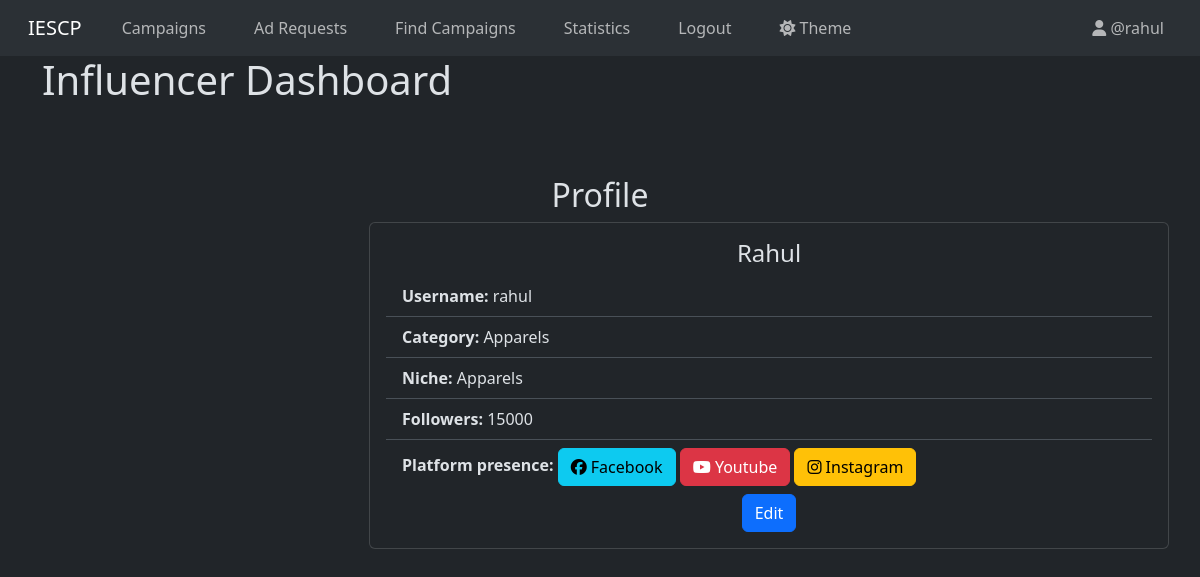
Screenshot of /influencer/profile (signed in) with the database file from the repository.
### models.py (models this page shows)
class User(db.Model, UserMixin):
  __tablename__ = "user"
  id = db.Column(db.Integer, primary_key=True)
  name = db.Column(db.String(50), nullable=False)
  username = db.Column(db.String(50), nullable=False, unique=True)
  password_hash = db.Column(db.String(256), nullable=False)
  user_type = db.Column(db.Enum('influencer', 'sponsor', 'admin'), nullable=False)
  flagged = db.Column(db.Boolean, nullable=False, default=False)
  theme = db.Column(db.Enum('light', 'dark'), nullable=False, default='light')
  category = db.Column(db.String(50), nullable=True)
  niche = db.Column(db.String(50), nullable=True)
  follower_count = db.Column(db.Integer, nullable=True)
  platforms = db.Column(db.String(150), nullable=True)
  industry = db.Column(db.String(50), nullable=True)
  budget = db.Column(db.Integer, nullable=True)

### controllers.py (the view)
@app.route("/influencer/profile")
@login_required
@influencer_required
def influencer_profile():
    user = User.query.get(current_user.id)
    platforms = json.loads(user.platforms)
    return render_template("influencer/influencer_profile.html", user=user, platforms=platforms)

### controllers.py (called while the page is built)
def influencer_required(func):
    @wraps(func)
    def wrapper(*args, **kwargs):
        if current_user.user_type != "influencer":
            flash("You do not have permission to access this page.", category="danger")
            if current_user.user_type == "admin":
                return redirect(url_for("admin_dashboard"))
            elif current_user.user_type == "sponsor":
                return redirect(url_for("sponsor_dashboard"))
        return func(*args, **kwargs)
    return wrapper

@login_manager.user_loader
def load_user(user_id):
    return User.query.get(int(user_id))

### templates/influencer/influencer_profile.html (shortened to what this page needs)
{% extends "base.html" %}
{% block content %}
  <h1>Influencer Dashboard</h1>
  <div class="login-form text-center mt-5 mb-3 p-5 pt-4 pb-4 w-50 m-auto">
    <h2 class="h2 text-center">Profile</h2>
    <div class="card" style="width: 50rem; margin: auto;">
      <div class="card-body">
        <h4 class="card-title">{{ user.name }}</h4>
        <ul class="list-group list-group-flush text-start">
          <li class="list-group-item"><strong>Username:</strong> {{ user.username }}</li>
          <li class="list-group-item"><strong>Category:</strong> {{ user.category }}</li>
          <li class="list-group-item"><strong>Niche:</strong> {{ user.niche }}</li>
          <li class="list-group-item"><strong>Followers:</strong> {{ user.follower_count }}</li>
            <li class="list-group-item"><strong>Platform presence:</strong>
              {% for platform in platforms %}
                {% if platform == "facebook" %}
                  <button class="btn btn-info"><i class="fa-brands fa-facebook"></i> Facebook</button>
                {% endif %}
                {% if platform == "youtube" %}
                  <button class="btn btn-danger"><i class="fa-brands fa-youtube"></i> Youtube</button>
                {% endif %}
                {% if platform == "instagram" %}
                  <button class="btn btn-warning"><i class="fa-brands fa-instagram"></i> Instagram</button>
                {% endif %}
              {% endfor %}
            </li>
        </ul>
        <a href="{{url_for("edit_influencer_profile")}}" class="btn btn-primary">Edit</a>
      </div>
    </div>
  </div>
{% endblock %}

### templates/navbar.html (shortened to what this page needs)
<nav class="navbar navbar-expand-lg bg-body-tertiary">
  <div class="container-fluid">
    {% if user and user.user_type == "admin" %}
      <a class="navbar-brand mx-3" href="{{url_for('admin_dashboard')}}">IESCP</a>
    {% elif user and user.user_type == "influencer" %}
      <a class="navbar-brand mx-3" href="{{url_for('influencer_dashboard')}}">IESCP</a>
    {% elif user and user.user_type == "sponsor" %}
      <a class="navbar-brand mx-3" href="{{url_for('sponsor_dashboard')}}">IESCP</a>
    {% else %}
      <a class="navbar-brand mx-3" href="{{url_for('user_login')}}">IESCP</a>
    {% endif %}
    <div class="collapse navbar-collapse" id="navbarNav">
      {% if user %}
        {% if user.user_type == "influencer" %}
          <ul class="navbar-nav me-auto">
            <li class="nav-item mx-3">
              <a class="{{ 'nav-link active' if request.path == url_for('influencer_dashboard') else 'nav-link' }}" href="{{url_for('influencer_dashboard')}}">Campaigns</a>
            </li>
            <li class="nav-item mx-3">
              <a class="{{ 'nav-link active' if request.path == url_for('influencer_dashboard_adrequests') else 'nav-link' }}" href="{{url_for('influencer_dashboard_adrequests')}}">Ad Requests</a>
            </li>
            <li class="nav-item mx-3">
              <a class="{{ 'nav-link active' if request.path == url_for('influencer_dashboard_find_campaigns') else 'nav-link' }}" href="{{url_for('influencer_dashboard_find_campaigns')}}">Find Campaigns</a>
            </li>
            <li class="nav-item mx-3">
              <a class="{{ 'nav-link active' if request.path == url_for('influencer_statistics') else 'nav-link' }}" href="{{url_for('influencer_statistics')}}">Statistics</a>
            </li>
            <li class="nav-item mx-3">
              <a class="nav-link btn btn-outline-danger" href="{{url_for('logout')}}">Logout</a>
            </li>
            <li class="nav-item mx-3">
              <a class="nav-link" href="{{url_for('change_theme')}}">
                {% if user.theme == 'light' %}
                  <i class="fa-solid fa-moon"></i>
                {% else %}
                  <i class="fa-solid fa-sun"></i>
                {% endif %}
                Theme
              </a>
            </li>
          </ul>
          <ul class="navbar-nav">
            <li class="nav-item">
              <a class="nav-link mx-3" href="{{url_for('influencer_profile')}}"><i class="fa-solid fa-user"></i> @{{user.username}}</a>
            </li>
          </ul>
        {% endif %}
      {% endif %}
    </div>
  </div>
</nav>

### rows the page displays
User: username "rahul", name "Rahul", category "Apparels", niche "Apparels", follower_count "15000"
